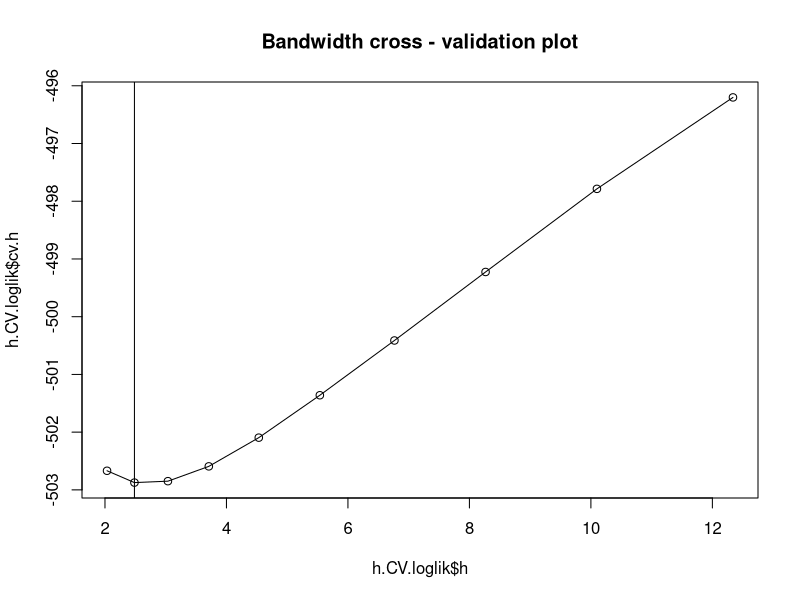
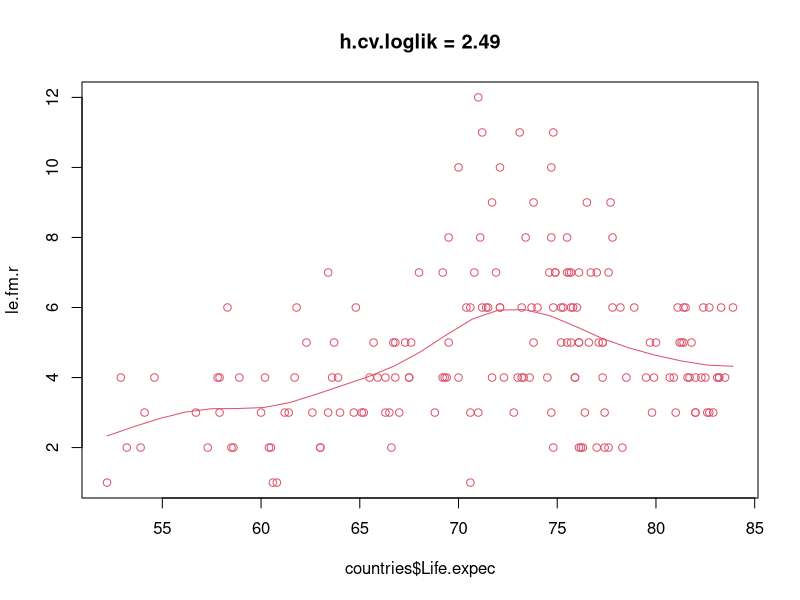

These figures' R source, in order:
## ---- chunk 1
knitr::opts_chunk$set(echo = TRUE)
## ---- chunk 2

#The first function is not modified
h.cv.sm.poison <- function(x,y,rg.h=NULL,l.h=10,method=loglik.CV){
   cv.h <- numeric(l.h)
   if (is.null(rg.h)){
      hh <- c(h.select(x,y,method="cv"),
            h.select(x,y,method="aicc"))
      rg.h <- range(hh)*c(1/1.1, 1.5)
   }
   i <- 0
   gr.h <- exp( seq(log(rg.h[1]), log(rg.h[2]), l=l.h))
   for (h in gr.h){
      i <- i+1
      cv.h[i] <- method(x,y,h)
   }
   return(list(h = gr.h, 
               cv.h = cv.h, 
               h.cv = gr.h[which.min(cv.h)]))
}


# method loglik.CV: leave-one-out log-likelihood 

#Modifications: sm.poisson and the return function is the loglikelihood of the density of the poison distribution. 

loglik.CV <- function(x,y,h){
  n <- length(x)
  pred <- sapply(1:n, 
      function(i,x,y,h){
         sm.poisson(x=x[-i],y=y[-i],h=h,eval.points=x[i],display="none")$estimate
      },   x,y,h)
  #faculty <- sapply(1:n, function(i, y){prod(1:y[i])}, # if one wants the scalingfactor uncomment this line
  return(-sum(y*log(pred)-pred)) #-log(faculty) only a scale 
  
}

## ---- chunk 3
countries<-read.csv2(file="HDI.2017.subset.csv",row.names = 1)
#attach(countries)
le.fm.r <- round(countries$le.fm)
## ---- chunk 4
library(sm)

x<- countries$Life.expec
y<- le.fm.r

h.cv.sm.poison(countries$Life.expec, le.fm.r)$h.cv

## ---- chunk 5
h.CV.loglik <- h.cv.sm.poison(countries$Life.expec,le.fm.r, l.h = 10)
plot(h.CV.loglik$h,h.CV.loglik$cv.h)
lines(h.CV.loglik$h,h.CV.loglik$cv.h)
abline(v=h.CV.loglik$h.cv)
text(5, labels = "abline( h = h.CV.loglik$h.cv )", col = "gray60")
title("Bandwidth cross - validation plot")

## ---- chunk 6
aux <- sm.poisson(countries$Life.expec,le.fm.r,h=h.CV.loglik$h.cv)
title(main=paste("h.cv.loglik = ",round(h.CV.loglik$h.cv,2),sep=""))
